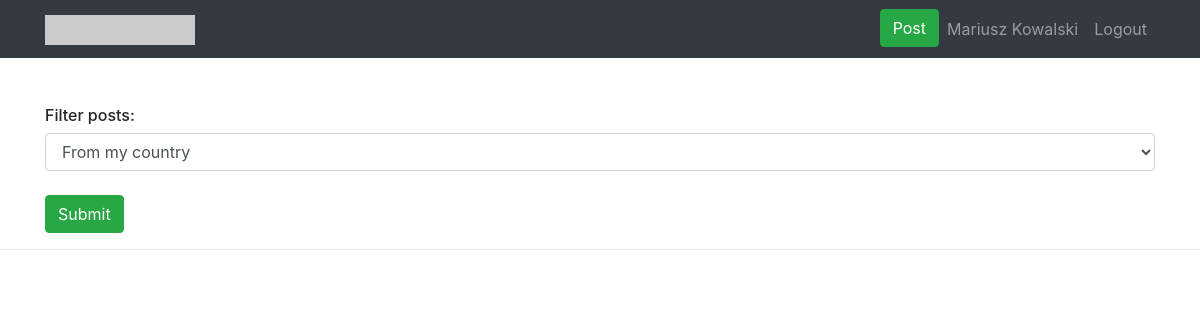
/index.php (signed in), run on an earlier commit of the app's database.
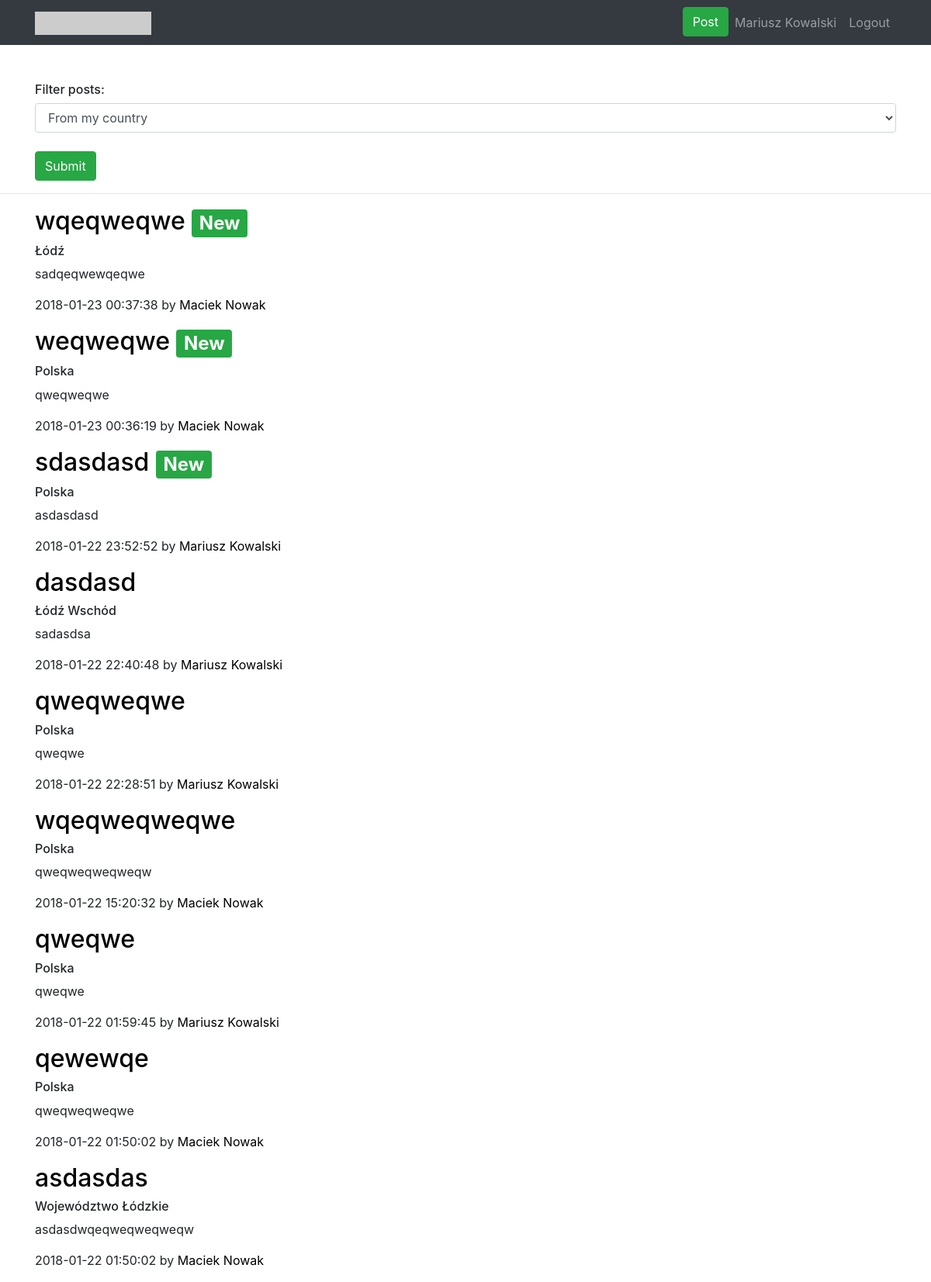
And on a later commit of the database.
### tables this page shows
CREATE TABLE `users` (
  `user_id` int(11) NOT NULL,
  `Login` varchar(35) NOT NULL,
  `E-mail` varchar(50) NOT NULL,
  `Password` varchar(50) NOT NULL,
  `First` varchar(35) NOT NULL,
  `Last` varchar(50) NOT NULL,
  `Age` int(3) NOT NULL,
  `City` varchar(40) NOT NULL,
  `Region` varchar(40) NOT NULL,
  `Country` varchar(40) NOT NULL
);

CREATE TABLE `posts` (
  `post_id` int(11) NOT NULL,
  `title` varchar(50) NOT NULL,
  `text` varchar(2000) NOT NULL,
  `author` varchar(50) NOT NULL,
  `region_name` varchar(40) NOT NULL,
  `region_type` int(11) NOT NULL,
  `rate` int(5) NOT NULL DEFAULT '0',
  `date` datetime NOT NULL DEFAULT CURRENT_TIMESTAMP,
  `user_id` int(11) NOT NULL
);

### index.php (the view, shortened to what this page needs)
<!DOCTYPE html>
<?php require_once "cfg/config.php"; ?>
<html lang="en">
  <head>
<?php
  if(isset($_SESSION['username']) && $_SESSION['logged']) {
      $connect = new mysqli($host, $db_user, $db_password, $db_name);
      $connect->set_charset("utf8");
      $user = $_SESSION['username'];
      $result = $connect->query("SELECT * FROM users WHERE Login='$user'");
      $data = $result->fetch_assoc();
      if($_SESSION['username'] == $data['Login']) {
          $username = $data["First"]." ".$data["Last"];
      }
  } else {
      header("Location: login.php");
  }
?>
    <link href="vendor/bootstrap/css/bootstrap.min.css" rel="stylesheet">
    <link href="css/logo-nav.css" rel="stylesheet">
  </head>
  <body>
    <nav class="navbar navbar-expand-lg navbar-dark bg-dark fixed-top">
      <div class="container">
        <a class="navbar-brand" href="index.php">
          <img src="http://placehold.it/300x60?text=Logo" width="150" height="30" alt="">
        </a>
        <div class="collapse navbar-collapse" id="navbarResponsive">
          <ul class="navbar-nav ml-auto">
            <li class="nav-item">
              <a class="btn btn-success" href="post.php">Post</a>
            </li>
            <li class="nav-item">
            <?php echo '<a class="nav-link" href="profile.php?user_id='.$data['user_id'].'">'.$username.'</a>';?>
            </li>
            <li class="nav-item">
              <a class="nav-link" href="include/logout.php">Logout</a>
            </li>
          </ul>
        </div>
      </div>
    </nav>
    <div class="container" style="margin-top:50px;">
        <h6>Filter posts:</h6>
        <form action="index.php" method="POST">
            <select class="form-control" name="filter_region" required>
                <option value="1">From my country</option>
            </select><br />
            <button class="btn btn-success" type="submit">Submit</button>
        </form>
    </div>
    <hr />
    <div class="container">
          <?php
            $data_posts = $connect->query("SELECT * FROM posts");
            $num_of_rows = mysqli_num_rows($data_posts);
            for ($i = $num_of_rows; $i != 0; $i--) {
                if(isset($region) and $region) {
                    $post_row = $connect->query("SELECT * FROM posts WHERE post_id='$i' AND region_name='$data[$region]'");
                } else {
                    $post_row = $connect->query("SELECT * FROM posts WHERE post_id='$i'");
                }
                $post = $post_row->fetch_assoc();
                if(isset($post)) {
                    echo '<h2><a href="view.php?post_id=' . $i . '">' . $post["title"];
                    $post_date = new DateTime($post["date"]);
                    $post_date->format('Y\-m\-d\ h-i-s');
                    $diff = $post_date->diff(new DateTime());
                    $hours = $diff->h;
                    if ($hours < 2) {
                        echo ' <span class="badge badge-secondary badge-success">New</span>';
                    }
                    echo '
                        </a></h2>
                        <h6>' . $post['region_name'] . '</h6>
                        <p class="text-justify">
                            ' . $post["text"] . '
                        </p>
                        <p class="text-justify">' . $post["date"] . ' by <a href="profile.php?user_id=' . $post["user_id"] . '">' . $post["author"] . '</a></p>
                    ';
                }
            }
          ?>
    </div>
  </body>
</html>

### css/logo-nav.css (style rules this page uses)
body { padding-top: 54px; }
@media (min-width: 992px) { body { padding-top: 56px; } }

### index.php (style rules this page uses)
a, a:hover { color: black; text-decoration: none; }

What changed in the data, as far as the page shows it:
added posts: title "wqeqweqwe", shows "New", region_name "Łódź", text "sadqeqwewqeqwe", date "2018-01-23 00:37:38", author "Maciek Nowak"
added posts: title "weqweqwe", region_type "New", region_name "Polska", text "qweqweqwe", date "2018-01-23 00:36:19", author "Maciek Nowak"
added posts: title "sdasdasd", shows "New", region_name "Polska", text "asdasdasd", date "2018-01-22 23:52:52", author "Mariusz Kowalski"
added posts: title "dasdasd", region_name "Łódź Wschód", text "sadasdsa", date "2018-01-22 22:40:48", author "Mariusz Kowalski"
added posts: title "qweqweqwe", region_name "Polska", text "qweqwe", date "2018-01-22 22:28:51", author "Mariusz Kowalski"
added posts: title "wqeqweqweqwe", region_name "Polska", text "qweqweqweqweqw", date "2018-01-22 15:20:32", author "Maciek Nowak"
added posts: title "qweqwe", region_name "Polska", text "qweqwe", date "2018-01-22 01:59:45", author "Mariusz Kowalski"
added posts: title "qewewqe", region_name "Polska", text "qweqweqweqwe", date "2018-01-22 01:50:02", author "Maciek Nowak"
added posts: title "asdasdas", region_name "Województwo Łódzkie", text "asdasdwqeqweqweqweqw", date "2018-01-22 01:50:02", author "Maciek Nowak"
